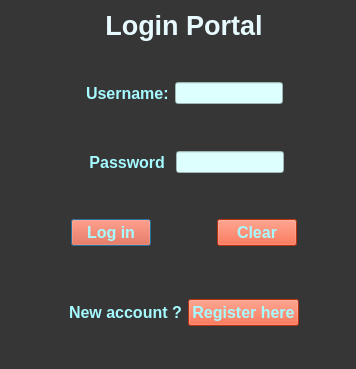
<?xml version="1.0" encoding="UTF-8"?>
<ui version="4.0">
 <class>Dialog</class>
 <widget class="QDialog" name="Dialog">
  <property name="geometry">
   <rect>
    <x>0</x>
    <y>0</y>
    <width>356</width>
    <height>369</height>
   </rect>
  </property>
  <property name="windowTitle">
   <string>Dialog</string>
  </property>
  <property name="styleSheet">
   <string notr="true">background-color:rgb(54,54,54);</string>
  </property>
  <widget class="QLabel" name="label">
   <property name="geometry">
    <rect>
     <x>10</x>
     <y>10</y>
     <width>348</width>
     <height>65</height>
    </rect>
   </property>
   <property name="font">
    <font>
     <family>MS Shell Dlg 2</family>
     <pointsize>20</pointsize>
     <weight>75</weight>
     <italic>false</italic>
     <bold>true</bold>
    </font>
   </property>
   <property name="mouseTracking">
    <bool>false</bool>
   </property>
   <property name="layoutDirection">
    <enum>Qt::LeftToRight</enum>
   </property>
   <property name="autoFillBackground">
    <bool>false</bool>
   </property>
   <property name="styleSheet">
    <string notr="true">
color:rgb(231, 251, 255)</string>
   </property>
   <property name="text">
    <string>Login Portal</string>
   </property>
   <property name="alignment">
    <set>Qt::AlignHCenter|Qt::AlignTop</set>
   </property>
   <property name="margin">
    <number>2</number>
   </property>
  </widget>
  <widget class="QWidget" name="horizontalLayoutWidget">
   <property name="geometry">
    <rect>
     <x>10</x>
     <y>60</y>
     <width>348</width>
     <height>66</height>
    </rect>
   </property>
   <layout class="QHBoxLayout" name="horizontalLayout">
    <item>
     <spacer name="horizontalSpacer_2">
      <property name="orientation">
       <enum>Qt::Horizontal</enum>
      </property>
      <property name="sizeHint" stdset="0">
       <size>
        <width>40</width>
        <height>20</height>
       </size>
      </property>
     </spacer>
    </item>
    <item>
     <widget class="QLabel" name="label_2">
      <property name="font">
       <font>
        <pointsize>12</pointsize>
        <weight>75</weight>
        <bold>true</bold>
       </font>
      </property>
      <property name="styleSheet">
       <string notr="true">color:rgb(165, 251, 255)</string>
      </property>
      <property name="text">
       <string>Username:</string>
      </property>
     </widget>
    </item>
    <item>
     <widget class="QLineEdit" name="username">
      <property name="styleSheet">
       <string notr="true">background-color:rgb(221, 255, 254)</string>
      </property>
      <property name="text">
       <string/>
      </property>
     </widget>
    </item>
    <item>
     <spacer name="horizontalSpacer_3">
      <property name="orientation">
       <enum>Qt::Horizontal</enum>
      </property>
      <property name="sizeHint" stdset="0">
       <size>
        <width>40</width>
        <height>20</height>
       </size>
      </property>
     </spacer>
    </item>
   </layout>
  </widget>
  <widget class="QWidget" name="horizontalLayoutWidget_2">
   <property name="geometry">
    <rect>
     <x>10</x>
     <y>130</y>
     <width>348</width>
     <height>65</height>
    </rect>
   </property>
   <layout class="QHBoxLayout" name="horizontalLayout_2">
    <item>
     <spacer name="horizontalSpacer_4">
      <property name="orientation">
       <enum>Qt::Horizontal</enum>
      </property>
      <property name="sizeHint" stdset="0">
       <size>
        <width>55</width>
        <height>20</height>
       </size>
      </property>
     </spacer>
    </item>
    <item>
     <widget class="QLabel" name="label_3">
      <property name="font">
       <font>
        <pointsize>12</pointsize>
        <weight>75</weight>
        <bold>true</bold>
       </font>
      </property>
      <property name="styleSheet">
       <string notr="true">color:rgb(165, 251, 255)</string>
      </property>
      <property name="text">
       <string> Password </string>
      </property>
     </widget>
    </item>
    <item>
     <widget class="QLineEdit" name="password">
      <property name="styleSheet">
       <string notr="true">background-color:rgb(221, 255, 254)</string>
      </property>
      <property name="text">
       <string/>
      </property>
      <property name="echoMode">
       <enum>QLineEdit::Password</enum>
      </property>
     </widget>
    </item>
    <item>
     <spacer name="horizontalSpacer_5">
      <property name="orientation">
       <enum>Qt::Horizontal</enum>
      </property>
      <property name="sizeHint" stdset="0">
       <size>
        <width>50</width>
        <height>20</height>
       </size>
      </property>
     </spacer>
    </item>
   </layout>
  </widget>
  <widget class="QWidget" name="horizontalLayoutWidget_3">
   <property name="geometry">
    <rect>
     <x>10</x>
     <y>200</y>
     <width>348</width>
     <height>66</height>
    </rect>
   </property>
   <layout class="QHBoxLayout" name="horizontalLayout_3">
    <item>
     <spacer name="horizontalSpacer">
      <property name="orientation">
       <enum>Qt::Horizontal</enum>
      </property>
      <property name="sizeHint" stdset="0">
       <size>
        <width>30</width>
        <height>20</height>
       </size>
      </property>
     </spacer>
    </item>
    <item>
     <widget class="QPushButton" name="plogin">
      <property name="font">
       <font>
        <pointsize>12</pointsize>
        <weight>75</weight>
        <bold>true</bold>
       </font>
      </property>
      <property name="styleSheet">
       <string notr="true">background-color:rgb(255, 70, 24);
color:rgb(165, 251, 255)

</string>
      </property>
      <property name="text">
       <string>Log in</string>
      </property>
     </widget>
    </item>
    <item>
     <spacer name="horizontalSpacer_8">
      <property name="orientation">
       <enum>Qt::Horizontal</enum>
      </property>
      <property name="sizeHint" stdset="0">
       <size>
        <width>40</width>
        <height>20</height>
       </size>
      </property>
     </spacer>
    </item>
    <item>
     <widget class="QPushButton" name="pclear">
      <property name="font">
       <font>
        <pointsize>12</pointsize>
        <weight>75</weight>
        <bold>true</bold>
       </font>
      </property>
      <property name="styleSheet">
       <string notr="true">background-color:rgb(255, 70, 24);
color:rgb(165, 251, 255)</string>
      </property>
      <property name="text">
       <string>Clear</string>
      </property>
     </widget>
    </item>
    <item>
     <spacer name="horizontalSpacer_7">
      <property name="orientation">
       <enum>Qt::Horizontal</enum>
      </property>
      <property name="sizeHint" stdset="0">
       <size>
        <width>30</width>
        <height>20</height>
       </size>
      </property>
     </spacer>
    </item>
   </layout>
  </widget>
  <widget class="QWidget" name="layoutWidget">
   <property name="geometry">
    <rect>
     <x>10</x>
     <y>280</y>
     <width>348</width>
     <height>65</height>
    </rect>
   </property>
   <layout class="QHBoxLayout" name="horizontalLayout_4">
    <item>
     <spacer name="horizontalSpacer_9">
      <property name="orientation">
       <enum>Qt::Horizontal</enum>
      </property>
      <property name="sizeHint" stdset="0">
       <size>
        <width>40</width>
        <height>20</height>
       </size>
      </property>
     </spacer>
    </item>
    <item>
     <widget class="QLabel" name="label_4">
      <property name="font">
       <font>
        <pointsize>12</pointsize>
        <weight>75</weight>
        <bold>true</bold>
       </font>
      </property>
      <property name="styleSheet">
       <string notr="true">color:rgb(165, 251, 255)</string>
      </property>
      <property name="text">
       <string>New account ?</string>
      </property>
     </widget>
    </item>
    <item>
     <widget class="QPushButton" name="pregister">
      <property name="font">
       <font>
        <pointsize>12</pointsize>
        <weight>75</weight>
        <bold>true</bold>
       </font>
      </property>
      <property name="styleSheet">
       <string notr="true">background-color:rgb(255, 70, 24);
color:rgb(165, 251, 255)

</string>
      </property>
      <property name="text">
       <string>Register here</string>
      </property>
     </widget>
    </item>
    <item>
     <spacer name="horizontalSpacer_10">
      <property name="orientation">
       <enum>Qt::Horizontal</enum>
      </property>
      <property name="sizeHint" stdset="0">
       <size>
        <width>40</width>
        <height>20</height>
       </size>
      </property>
     </spacer>
    </item>
   </layout>
  </widget>
 </widget>
 <resources/>
 <connections>
  <connection>
   <sender>pclear</sender>
   <signal>clicked()</signal>
   <receiver>username</receiver>
   <slot>clear()</slot>
   <hints>
    <hint type="sourcelabel">
     <x>259</x>
     <y>234</y>
    </hint>
    <hint type="destinationlabel">
     <x>221</x>
     <y>96</y>
    </hint>
   </hints>
  </connection>
  <connection>
   <sender>pclear</sender>
   <signal>clicked()</signal>
   <receiver>password</receiver>
   <slot>clear()</slot>
   <hints>
    <hint type="sourcelabel">
     <x>269</x>
     <y>229</y>
    </hint>
    <hint type="destinationlabel">
     <x>254</x>
     <y>160</y>
    </hint>
   </hints>
  </connection>
 </connections>
</ui>
